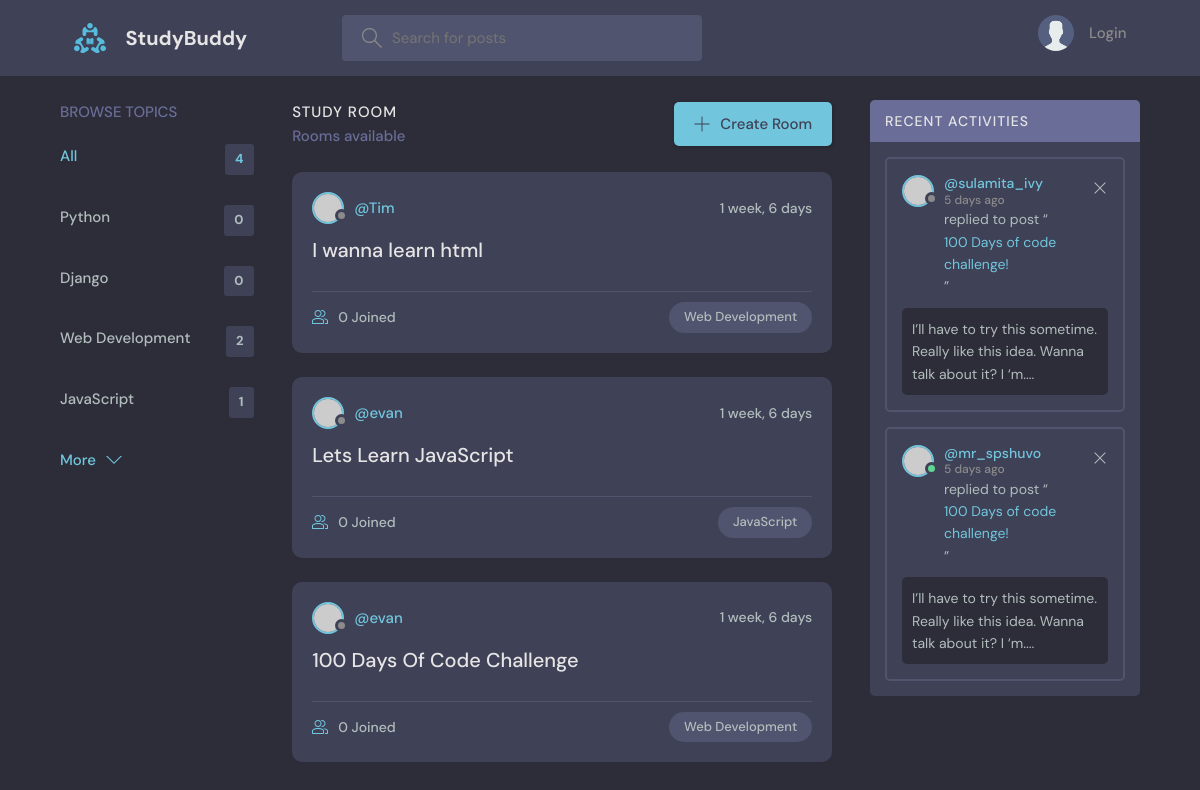
The app's page /, older data.
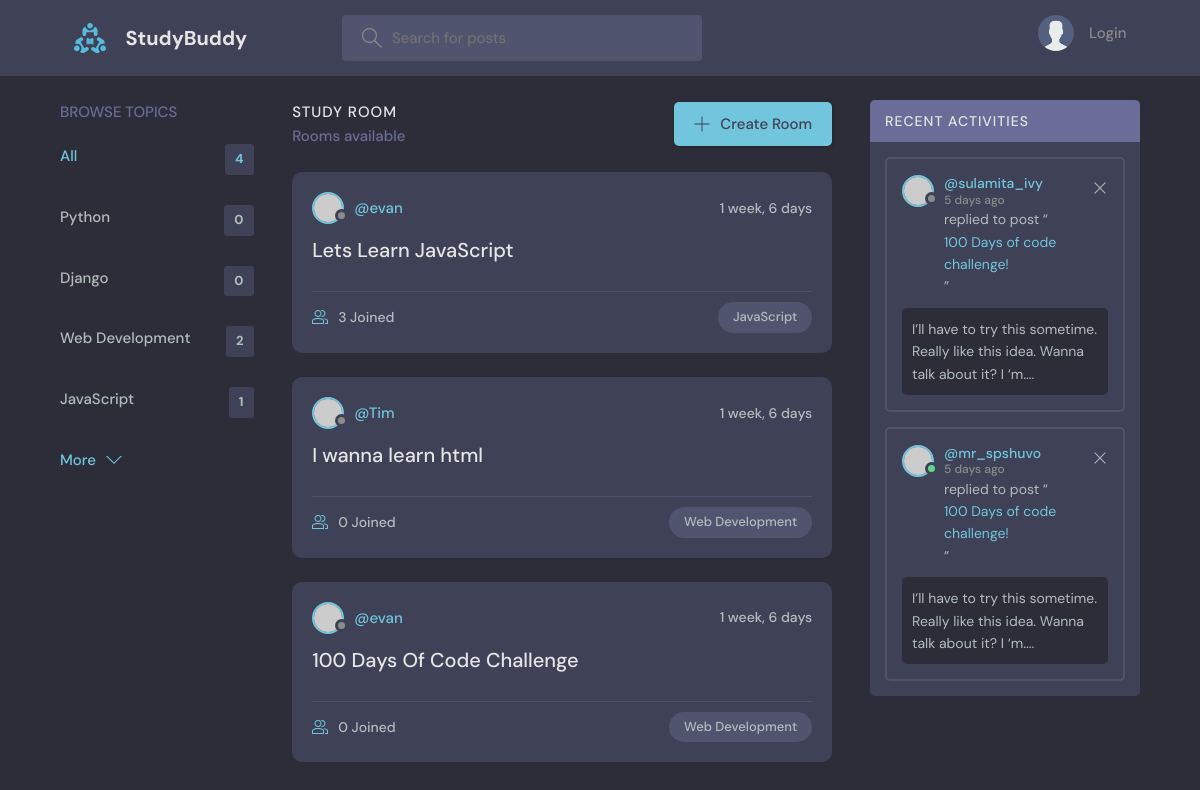
The same page, newer data.
### base/models.py (models this page shows, shortened)
class Topic(models.Model):
    name = models.CharField(max_length=200)

class Room(models.Model):
    host = models.ForeignKey(User, on_delete=models.SET_NULL, null=True)
    topic =models.ForeignKey(Topic, on_delete=models.SET_NULL, null=True)
    name = models.CharField(max_length=200)
    description = models.TextField(null = True, blank=True)
    participants = models.ManyToManyField(User, related_name='participants', blank=True)
    updated = models.DateTimeField(auto_now=True)
    created = models.DateTimeField(auto_now_add=True)
    class Meta:
        ordering = ['-updated', '-created']

### base/views.py (the view)
# urls.py: path("", views.home, name="home"),
def home(request):
    q = request.GET.get("q") if request.GET.get("q") != None else ""
    rooms = Room.objects.filter(
        Q(topic__name__icontains=q) | Q(name__icontains=q) | Q(description__icontains=q)
    )
    topics = Topic.objects.all()
    room_count = rooms.count()
    room_messages = Message.objects.filter(Q(room__topic__name__icontains=q))
    context = {
        "rooms": rooms,
        "topics": topics,
        "room_count": room_count,
        "room_messages": room_messages,
    }
    return render(request, "base/home.html", context)

### base/templates/base/home.html (shortened to what this page needs)
{% extends 'main.html' %}
{% block content %}
<main class="layout layout--3">
  <div class="container">
    {% include 'base/topics_component.html' %}
    <div class="roomList">
      <div class="roomList__header">
        <div>
          <h2>Study Room</h2>
          <p>{{room.count}} Rooms available</p>
        </div>
        <a class="btn btn--main" href="create-room.html">
          <svg version="1.1" xmlns="http://www.w3.org/2000/svg" width="32" height="32" viewBox="0 0 32 32">
            <title>add</title>
            <path
              d="M16.943 0.943h-1.885v14.115h-14.115v1.885h14.115v14.115h1.885v-14.115h14.115v-1.885h-14.115v-14.115z">
            </path>
          </svg>
          Create Room
        </a>
      </div>
      {%include 'base/feed_component.html' %}
    </div>
    <div class="activities">
      <div class="activities__header">
        <h2>Recent Activities</h2>
      </div>
      <div class="activities__box">
        <div class="activities__boxHeader roomListRoom__header">
          <a href="profile.html" class="roomListRoom__author">
            <div class="avatar avatar--small">
              <img src="https://randomuser.me/api/portraits/women/11.jpg" />
            </div>
            <p>
              @sulamita_ivy
              <span>5 days ago</span>
            </p>
          </a>
          <div class="roomListRoom__actions">
            <a href="#">
              <svg version="1.1" xmlns="http://www.w3.org/2000/svg" width="32" height="32" viewBox="0 0 32 32">
                <title>remove</title>
                <path
                  d="M27.314 6.019l-1.333-1.333-9.98 9.981-9.981-9.981-1.333 1.333 9.981 9.981-9.981 9.98 1.333 1.333 9.981-9.98 9.98 9.98 1.333-1.333-9.98-9.98 9.98-9.981z">
                </path>
              </svg>
            </a>
          </div>
        </div>
        <div class="activities__boxContent">
          <p>replied to post “<a href="room.html">100 Days of code challenge!</a>”</p>
          <div class="activities__boxRoomContent">
            I’ll have to try this sometime. Really like this idea. Wanna talk about it? I ‘m....
          </div>
        </div>
      </div>
      <div class="activities__box">
        <div class="activities__boxHeader roomListRoom__header">
          <a href="profile.html" class="roomListRoom__author">
            <div class="avatar avatar--small active">
              <img src="https://randomuser.me/api/portraits/men/13.jpg" />
            </div>
            <p>
              @mr_spshuvo
              <span>5 days ago</span>
            </p>
          </a>
          <div class="roomListRoom__actions">
            <a href="#">
              <svg version="1.1" xmlns="http://www.w3.org/2000/svg" width="32" height="32" viewBox="0 0 32 32">
                <title>remove</title>
                <path
                  d="M27.314 6.019l-1.333-1.333-9.98 9.981-9.981-9.981-1.333 1.333 9.981 9.981-9.981 9.98 1.333 1.333 9.981-9.98 9.98 9.98 1.333-1.333-9.98-9.98 9.98-9.981z">
                </path>
              </svg>
            </a>
          </div>
        </div>
        <div class="activities__boxContent">
          <p>replied to post “<a href="room.html">100 Days of code challenge!</a>”</p>
          <div class="activities__boxRoomContent">
            I’ll have to try this sometime. Really like this idea. Wanna talk about it? I ‘m....
          </div>
        </div>
      </div>
    </div>
  </div>
</main>
{% endblock %}

### base/templates/base/topics_component.html
<div class="topics">
	<div class="topics__header">
		<h2>Browse Topics</h2>
	</div>
	<ul class="topics__list">
		<li>
			<a href="{% url 'home' %}" class="active">All <span>{{topics.count}}</span></a>
		</li>
		{% for topic in topics %}
		<li>
			<a href="{% url 'home' %}?q={{topic.name}}"> {{topic.name}} <span>{{topic.room_set.all.count}}</span></a>
		</li>
		{% endfor %}
		<a class="btn btn--link" href="topics.html">
			More
			<svg version="1.1" xmlns="http://www.w3.org/2000/svg" width="32" height="32" viewBox="0 0 32 32">
				<title>chevron-down</title>
				<path d="M16 21l-13-13h-3l16 16 16-16h-3l-13 13z"></path>
			</svg>
		</a>
</div>

### base/templates/base/feed_component.html (shortened to what this page needs)
{%for room in rooms %}
<div class="roomListRoom">
	<div class="roomListRoom__header">
		<a href="{% url 'user-profile' room.host.id %}" class="roomListRoom__author">
			<div class="avatar avatar--small">
				<img src="https://randomuser.me/api/portraits/women/11.jpg" />
			</div>
			<span>@{{room.host.username}}</span>
		</a>
		<div class="roomListRoom__actions">
			<span>{{room.created|timesince}}</span>
		</div>
	</div>
	<div class="roomListRoom__content">
		<a href="{% url 'room' room.id %}">{{room.name}}</a>
	</div>
	<div class="roomListRoom__meta">
		<a href="{% url 'room' room.id %}" class="roomListRoom__joined">
			{{room.participants.all.count}} Joined
		</a>
		<p class="roomListRoom__topic">{{room.topic.name}}</p>
	</div>
</div>
{% endfor %}

Row changes from the older to the newer data that the page shows:
changed Room "Lets Learn JavaScript": participants.all.count "0" → "3"; moves up the list
